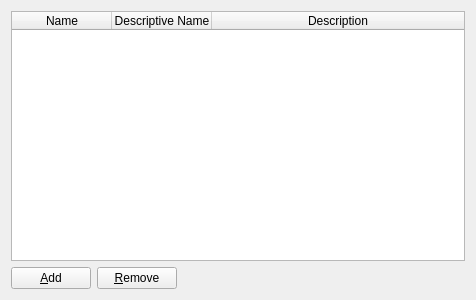
<?xml version="1.0" encoding="UTF-8"?>
<ui version="4.0">
 <class>LabelMappingsWizardPage</class>
 <widget class="QWizardPage" name="LabelMappingsWizardPage">
  <property name="geometry">
   <rect>
    <x>0</x>
    <y>0</y>
    <width>476</width>
    <height>300</height>
   </rect>
  </property>
  <property name="windowTitle">
   <string>Setup LabelMappings</string>
  </property>
  <property name="title">
   <string>LabelMappings</string>
  </property>
  <property name="subTitle">
   <string>A LabelMapping is a container for value-to-LabelID mappings. This container is usually provided to a List widget where the labels are displayed</string>
  </property>
  <layout class="QVBoxLayout" name="verticalLayout">
   <item>
    <widget class="QTableWidget" name="labelMappingsTable">
     <property name="maximumSize">
      <size>
       <width>16777215</width>
       <height>16777215</height>
      </size>
     </property>
     <property name="selectionMode">
      <enum>QAbstractItemView::SingleSelection</enum>
     </property>
     <property name="selectionBehavior">
      <enum>QAbstractItemView::SelectItems</enum>
     </property>
     <property name="columnCount">
      <number>3</number>
     </property>
     <attribute name="horizontalHeaderStretchLastSection">
      <bool>true</bool>
     </attribute>
     <attribute name="verticalHeaderVisible">
      <bool>false</bool>
     </attribute>
     <column>
      <property name="text">
       <string>Name</string>
      </property>
     </column>
     <column>
      <property name="text">
       <string>Descriptive Name</string>
      </property>
     </column>
     <column>
      <property name="text">
       <string>Description</string>
      </property>
     </column>
    </widget>
   </item>
   <item>
    <layout class="QHBoxLayout" name="horizontalLayout">
     <item>
      <widget class="QPushButton" name="addLabelMappingsButton">
       <property name="text">
        <string>&amp;Add</string>
       </property>
      </widget>
     </item>
     <item>
      <widget class="QPushButton" name="removeLabelMappingsButton">
       <property name="text">
        <string>&amp;Remove</string>
       </property>
      </widget>
     </item>
     <item>
      <spacer name="horizontalSpacer">
       <property name="orientation">
        <enum>Qt::Horizontal</enum>
       </property>
       <property name="sizeHint" stdset="0">
        <size>
         <width>40</width>
         <height>20</height>
        </size>
       </property>
      </spacer>
     </item>
    </layout>
   </item>
  </layout>
 </widget>
 <resources/>
 <connections/>
</ui>
